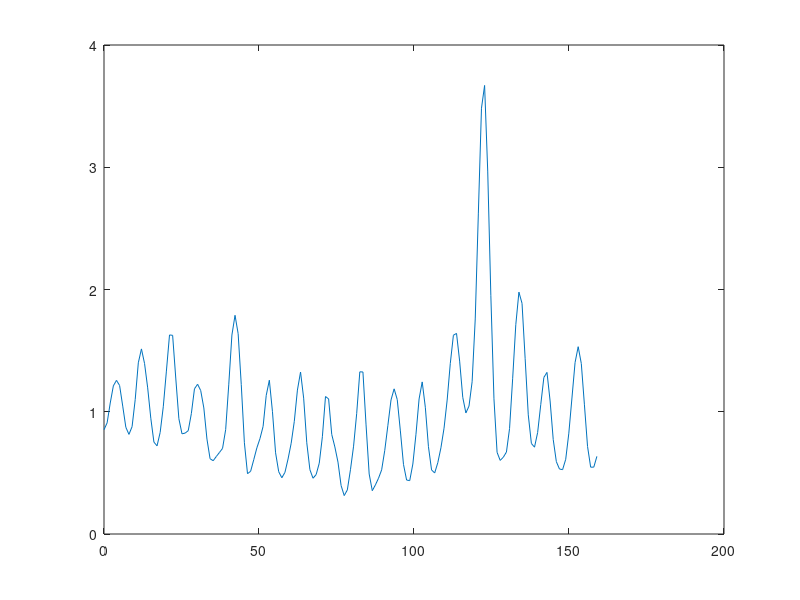

The MATLAB script that drew this image: (Note: this script raises an error after producing the figure.)
clear all; close all; clc
A = load('MdmxsiRNA_data.mat');
Af = []; cg = 0;
N = 101;
for i = 1:N
    i;
    F1m = A.data(1,i).mitosis{1};
    F1 = A.data(:,i).YFP;
    if (F1(end)>0)
        M = min(F1m);
        if (M == 0)
            M = 1;
        end
        cg = cg+1
        g = find(F1(F1m(1)+1:F1m(1)+15) == max(F1(F1m(1)+1:F1m(1)+15)))+F1m(1)+1;
        si = 171-M+1; sf = 170*2-M+1;
        L = find(F1 < mean(F1)); LL = L(min(find(L > g)));
        Af = [Af; {F1(LL+1:end)}];
    end
end
%%%%%% End import

figure
xi = 0;
for i = 1:length(Af)
    xo = xi + length(Af{i}); xl = linspace(xi,xo,xo-xi);
    plot(xl,Af{i}/mean(Af{i})); hold on; goodplot
    xi = xo;
end
%%%% Ends initial figure
%
figure
xxi = 1; DMed = []; xi = 0; NMed = [];
Firsts = [];
gg = jet(N)
for i = 1:length(Af)
    i
    xo = xi + length(Af{i}); xl = linspace(xi,xo,xo-xi);
    plot(xl,Af{i}./mean(Af{i}),'LineWidth',1); hold on
    xi = xo;
    X = Af{i}/mean(Af{i});
    As = []; Ps = []; Bs = []; Cs = 0; Ct = 0;
    for u = 2:length(X)-1
        if (X(u) > X(u-1) && X(u) > X(u+1))
            if (u <= 3)
                if (X(u) == max(X(1:u+3)))
                    Cs = Cs+1; As(Cs) = X(u); Ps(Cs) = u;
                end
            elseif (u >= length(X)-3)
                if (X(u) == max(X(u-3:end)))
                    Cs = Cs+1; As(Cs) = X(u); Ps(Cs) = u;
                end
            else
                if (X(u) == max(X(u-3:u+3)))
                    Cs = Cs+1; As(Cs) = X(u); Ps(Cs) = u;
                end
            end
        end
    end
    
    plot(xl(Ps),As,'*')
    X = X(Ps(1):Ps(end));
    
    xxo = xxi + length(X);
    xxl = linspace(xxi,xxo,xxo-xxi);
    xxi = xxo;
    

   % plot(xxl,X,'-'); hold on
    
    if (i>1)
        DMed(end) = mean([DMed(end),X(1)]);
        X = X(2:end);        
    end
    DMed = [DMed; X];
end
goodplot
figure
plot(DMed); hold on
goodplot;

Med = []; nd = 6; ndf = 6; All = [];
for u = 1:DMed
    for i = nd+1:length(DMed)-ndf
        Med = [Med; mean(DMed(i-nd:i+ndf))];
    end
    All = [All; DMed(nd+1:end-ndf)];
end
figure
plot(All); hold on
plot(Med); goodplot
%%%% Ends calculating runnign mean

% NMed = []; nd = 2; ndf = 2; NAll = [];
% 
% for i = nd+1:length(All)-ndf
%     NMed = [NMed; mean(All(i-nd:i+ndf))];
% end
% NAll = [NAll; All(nd+1:end-ndf)];
% figure
% plot(NAll,'g'); hold on; plot(NMed,'r'); goodplot

figure
TP = 0; CC =[];
y = (All-Med);
% y = y/max(y);
plot(y); hold on; plot(Med);goodplot
for i = 1:15
    TP = TP + 1;
    y1 = y(1:end-TP+1);
    y2 = y(TP:end);
    CC = [CC;abs(corr(y1,y2))];
end

D1 = min(find(CC < 0.5)); TP = D1;
TP = TP + 1;
y1 = y(1:end-TP+1);
y2 = y(TP:end);
%

figure
plot(log(y1),log(y2),'.b'); hold on
plot(log(y1),log(y2),'b'); hold on
goodplot

figure
plot((y1),(y2),'.b'); hold on
plot((y1),(y2),'b'); hold on
goodplot
% %

%
z1 = (y1);
z2 = (y2);
N = 50;
zz1 = linspace(-1,1,N+1);
zz2 = linspace(-1,1,N+1);
AA = zeros(N,N);
for i = 2:N+1
    for j = 2:N+1
        n = find(z1 > zz1(i-1) & z1 < zz1(i) & z2 > zz2(j-1) & z2 < zz1(j));
        if (length(n) == 0)
            AA(i-1,j-1) = 0;
        else
            AA(i-1,j-1) = length(n);
%             if (length(n) > 10) 
%                 AA(i-1,j-1) = 10;
%             end
        end
    end
end
figure
imagesc(AA); goodplot
colorbar
colormap('jet')
